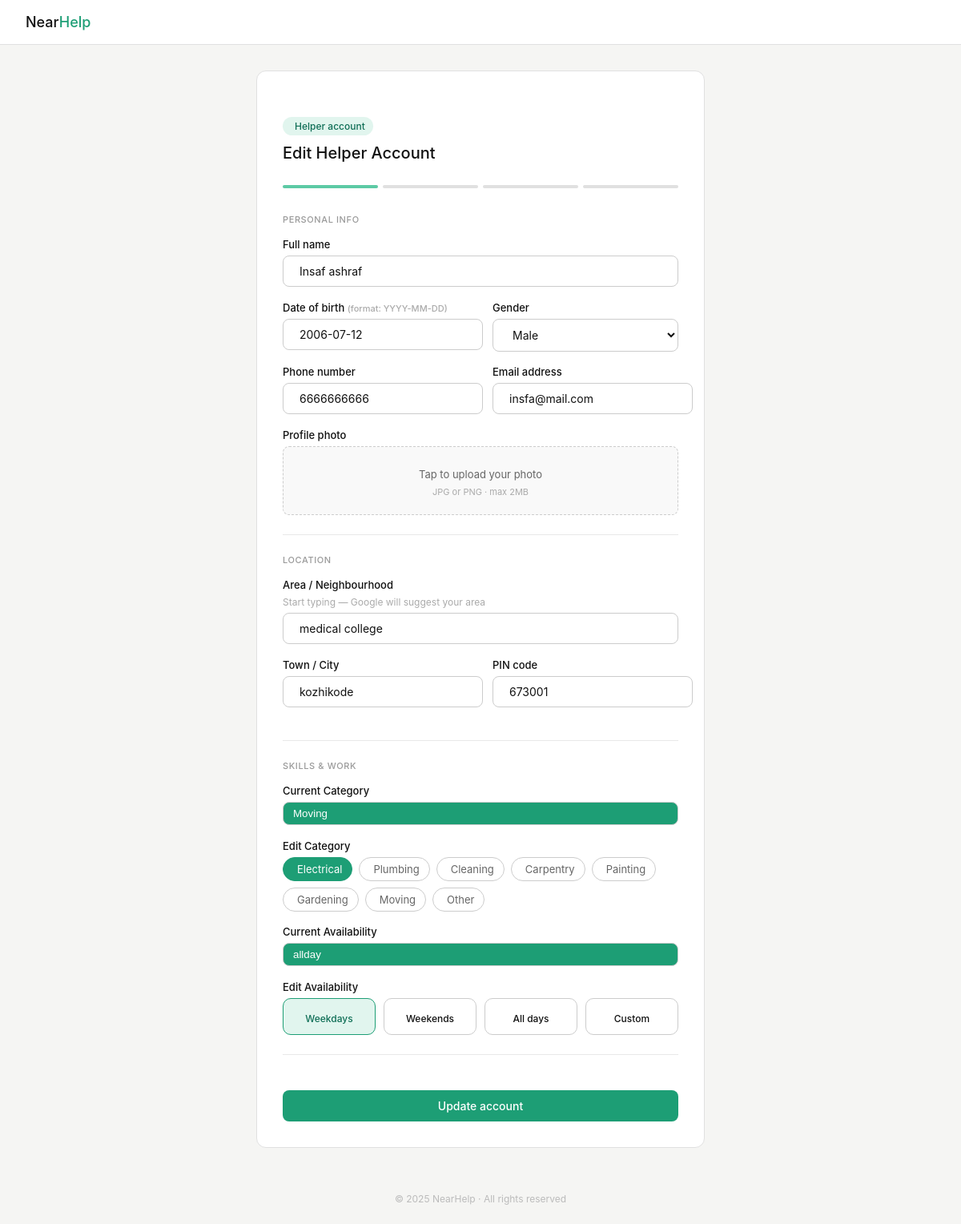
Before: /Edit_helper_data_table/5/ with the older database file.
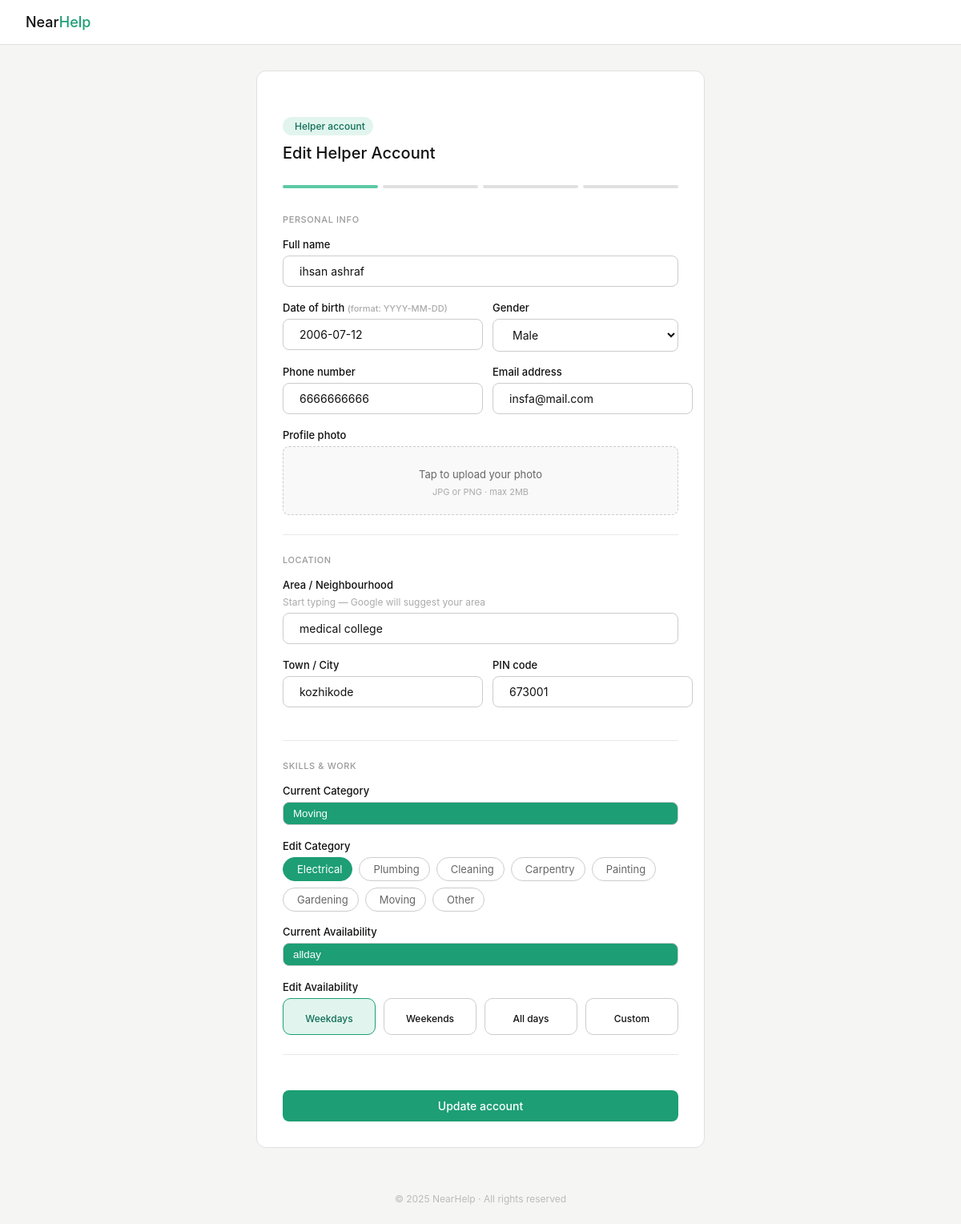
After: the same page with the newer database file.
### projectnearhelpapp/models.py (models this page shows)
class Helper_details(models.Model):
        user = models.OneToOneField(settings.AUTH_USER_MODEL, on_delete=models.CASCADE , related_name='helper_details', null=True, blank=True)
        Fullname = models.CharField(max_length=50)
        Dob = models.DateField()
        Gender = models.CharField()
        Phone_number = models.CharField()
        Email = models.CharField()
        Photo = models.ImageField(upload_to="photos/" , blank=True, null=True)
        Area = models.CharField(max_length=100, null=True, blank=True)
        Town = models.CharField(max_length=100)
        Pin = models.IntegerField()
        Category = models.CharField()
        Availability = models.CharField()
        Password = models.CharField(max_length=128)

### projectnearhelpapp/views.py (the view)
# urls.py: path('Edit_helper_data_table/<int:pk>/',views.Edit_helper_data_table,name='Edit_helper_data_table'),
def Edit_helper_data_table(request, pk):
    selected_helper = Helper_details.objects.get(id=pk)
    return render(request,'admin_dashboard/edit_helper_data_admin.html',{'selected_helper':selected_helper})

### projectnearhelpapp/templates/admin_dashboard/edit_helper_data_admin.html (shortened to what the changed rows need)
<!DOCTYPE html>
<html lang="en">
    <head>
        {% load static %}
        <link rel="stylesheet"
            href="https://cdn.jsdelivr.net/npm/@tabler/icons-webfont@latest/dist/tabler-icons.min.css" />
        <link rel="stylesheet" href="{% static 'css/helper_signup_page.css' %}">
    </head>
    <body>
        <div class="page">
            <div class="form-wrap">
                <div class="form-head">
                    <h1>Edit Helper Account</h1>
                </div>
                <form
                    action="{% url 'Update_helper_data_table' selected_helper.id %}"
                    method="post"
                    enctype="multipart/form-data">
                    <div class="field">
                        <div class="input-wrap">
                            <input type="text" id="fullname" name="fullname"
                                value="{{ selected_helper.Fullname }}" />
                        </div>
                    </div>
                    <div class="two-col">
                        <div class="field">
                            <div class="input-wrap">
                                <input type="text" id="dob" name="dob" value="{{ selected_helper.Dob|date:'c'  }}"/>
                            </div>
                        </div>
                        <div class="field">
                            <div class="input-wrap">
                                <select id="gender" name="gender"
                                    value="{{ selected_helper.Gender }}">
                                    <option value="male">Male</option>
                                </select>
                            </div>
                        </div>
                    </div>
                    <div class="two-col">
                        <div class="field">
                            <div class="input-wrap">
                                <input type="text" id="phone" name="phone"
                                    maxlength="10" pattern="[0-9]{10}"
                                    value="{{ selected_helper.Phone_number }}" />
                            </div>
                        </div>
                        <div class="field">
                            <div class="input-wrap">
                                <input type="email" id="email" name="email"
                                    value="{{ selected_helper.Email }}" />
                            </div>
                        </div>
                    </div>
                    <div class="field">
                        <div class="input-wrap">
                            <input type="text" id="area" name="area"
                                value="{{ selected_helper.Area }}" />
                        </div>
                    </div>
                    <div class="two-col">
                        <div class="field">
                            <div class="input-wrap">
                                <input type="text" id="town" name="town"
                                    value="{{ selected_helper.Town }}" />
                            </div>
                        </div>
                        <div class="field">
                            <div class="input-wrap">
                                <input type="text" id="pin" name="pin"
                                    value="{{ selected_helper.Pin }}"
                                    maxlength="6" pattern="[0-9]{6}" />
                            </div>
                        </div>
                    </div>
                    <div class="field">
                        <div class="display_chip">
                            <input class="display_input" type="text"
                                value="{{ selected_helper.Category }}" readonly>
                        </div>
                    </div>
                    <div class="field">
                        <div class="display_chip">
                            <input class="display_input" type="text"
                                value="{{ selected_helper.Availability }}" readonly>
                        </div>
                    </div>
                </form>
            </div>
        </div>
    </body>
</html>

Changed rows visible on the page:
changed Helper_details "Male": fullname "Insaf ashraf" → "ihsan ashraf"
